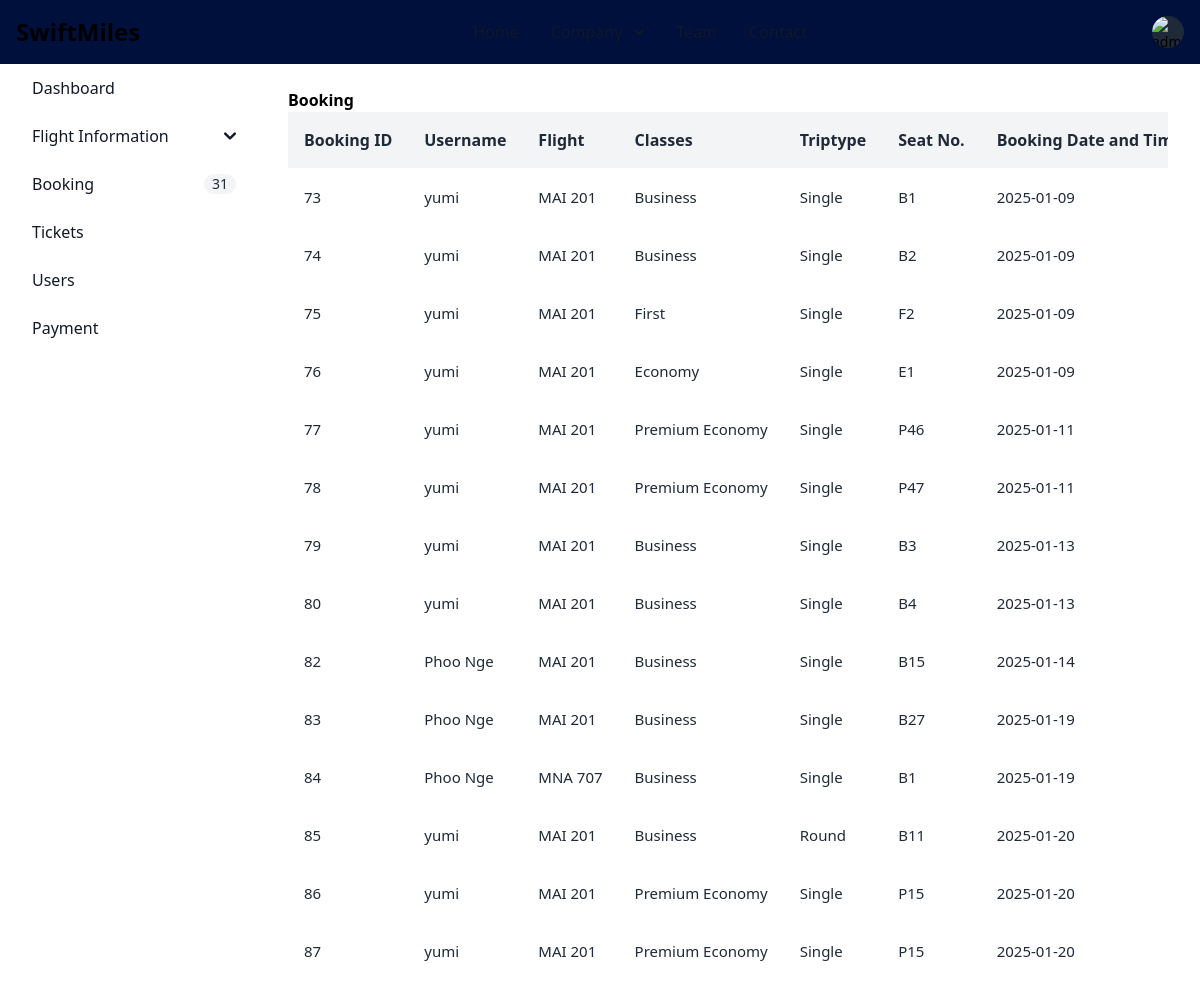
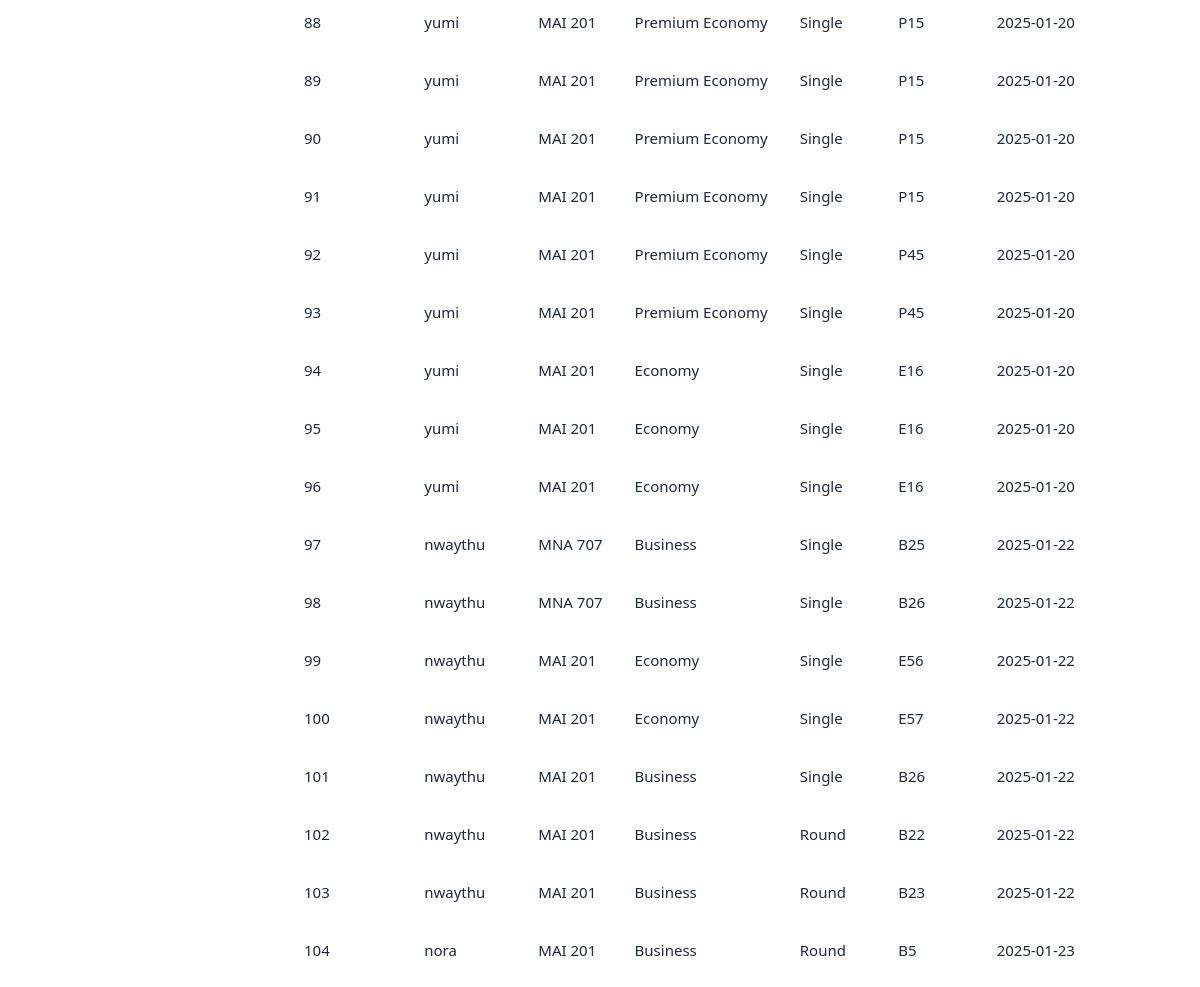
Before: /admin/viewBooking.php (signed in) with the older database file (2 pictures, top to bottom).
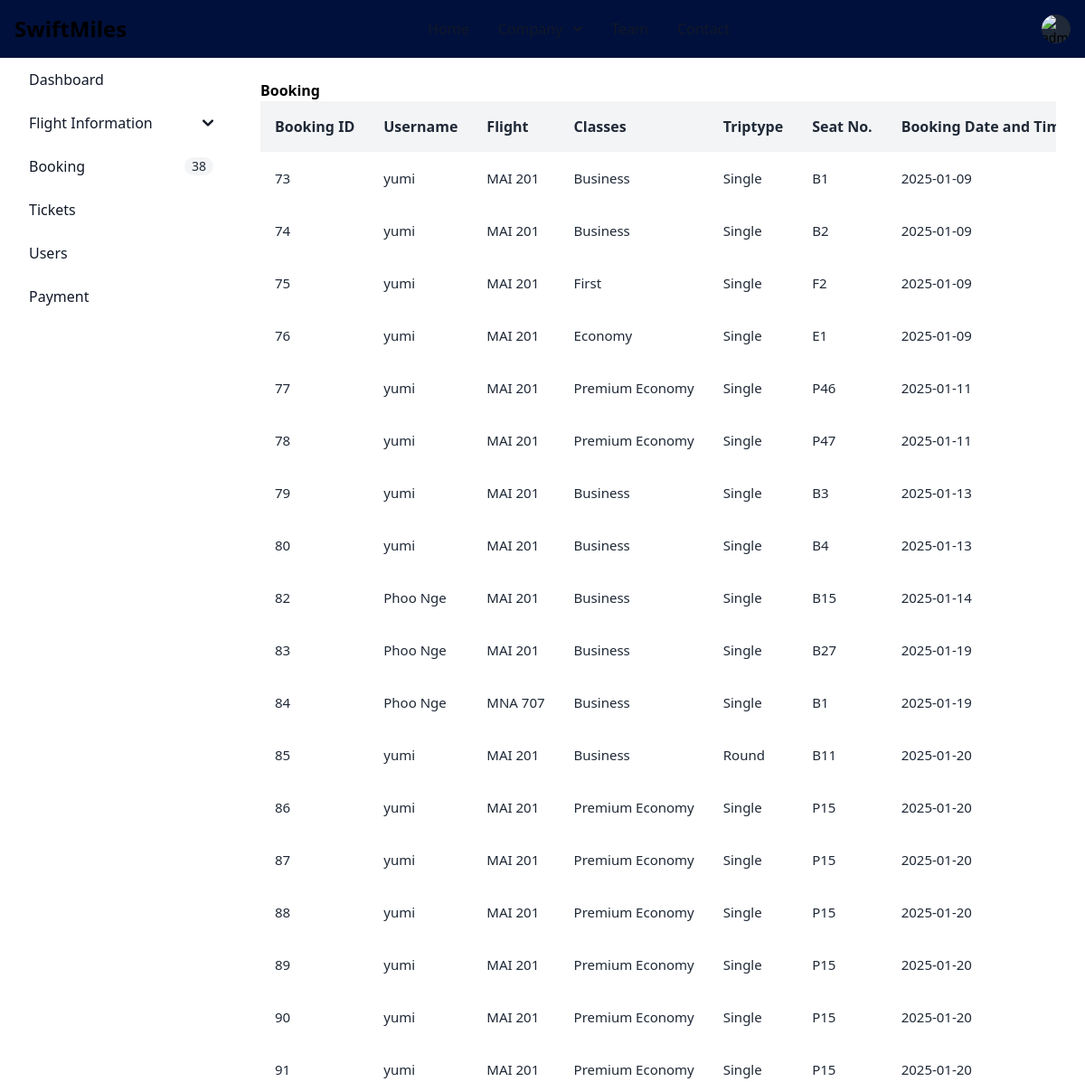
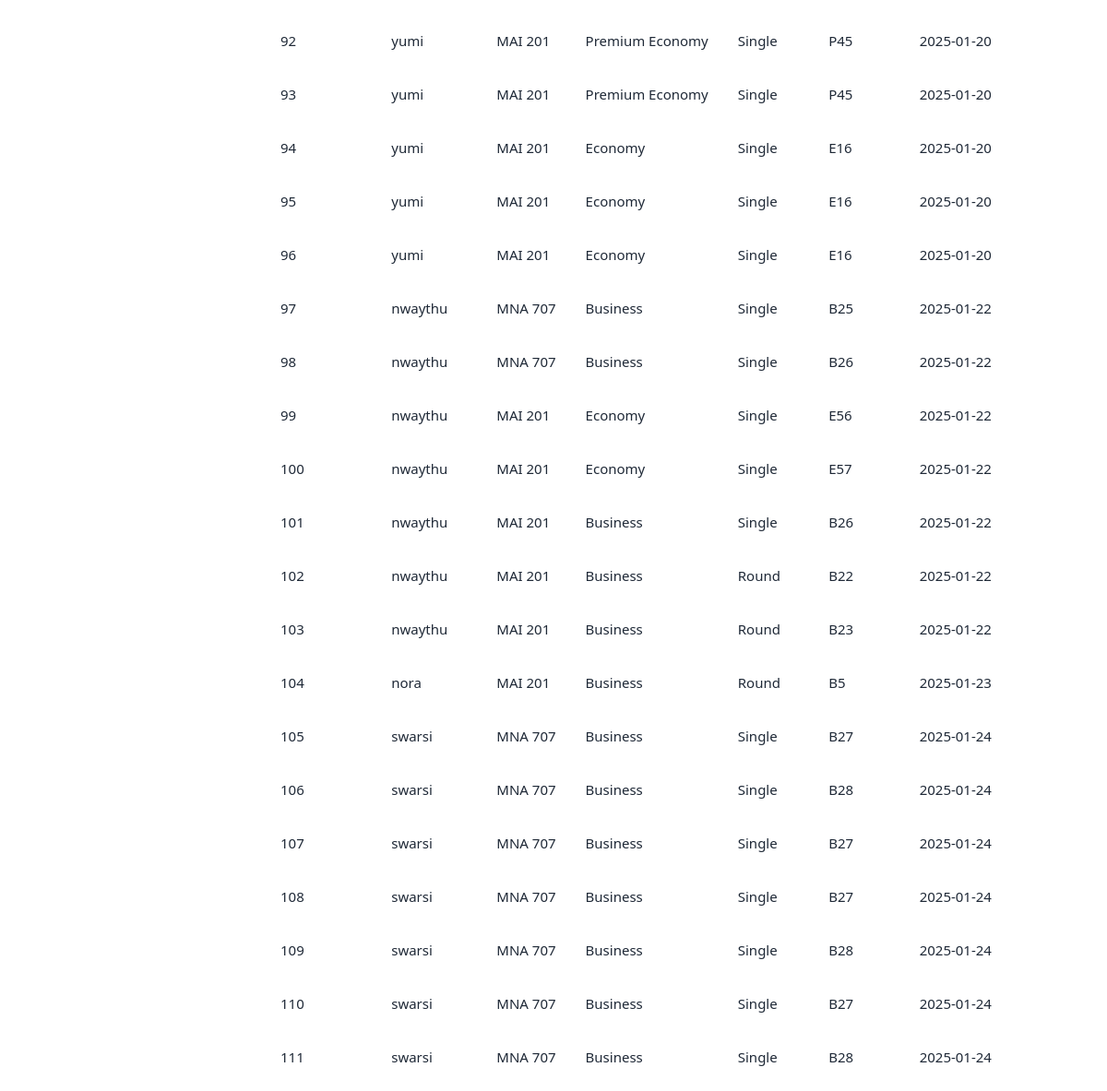
After: the same page with the newer database file (2 pictures, top to bottom).
### tables this page shows
CREATE TABLE `booking` (
  `booking_id` int(11) NOT NULL,
  `user_id` int(11) DEFAULT NULL,
  `flight_id` int(11) DEFAULT NULL,
  `class_id` int(11) DEFAULT NULL,
  `triptype_id` int(11) DEFAULT NULL,
  `seatNoId` int(11) DEFAULT NULL,
  `bookAt` date NOT NULL DEFAULT current_timestamp(),
  `passenger_id` int(11) DEFAULT NULL,
  `status` varchar(100) DEFAULT NULL,
  `updated_at` date DEFAULT NULL,
  `payment_id` int(11) DEFAULT NULL
);

CREATE TABLE `users` (
  `user_id` int(11) NOT NULL,
  `username` varchar(100) NOT NULL,
  `email` varchar(100) NOT NULL,
  `password` varchar(60) DEFAULT NULL,
  `cpassword` varchar(60) DEFAULT NULL,
  `profile` varchar(100) DEFAULT NULL
);

CREATE TABLE `flight` (
  `flight_id` int(11) NOT NULL,
  `airline_id` int(11) NOT NULL,
  `flight_name` varchar(100) NOT NULL,
  `flight_date` date NOT NULL,
  `destination` varchar(255) NOT NULL,
  `source` varchar(100) NOT NULL,
  `total_distance` varchar(100) NOT NULL,
  `fee_per_ticket` float NOT NULL,
  `departure_time` time NOT NULL,
  `arrival_time` time NOT NULL,
  `capacity` int(11) NOT NULL,
  `gate` varchar(255) NOT NULL,
  `placeImg` varchar(100) DEFAULT NULL
);

CREATE TABLE `classes` (
  `class_id` int(11) NOT NULL,
  `class_name` varchar(255) NOT NULL,
  `base_fees` decimal(10,2) NOT NULL
);

CREATE TABLE `triptype` (
  `triptypeId` int(11) NOT NULL,
  `triptype_name` varchar(255) NOT NULL,
  `priceCharge` decimal(10,2) NOT NULL
);

CREATE TABLE `seat_layout` (
  `id` int(11) NOT NULL,
  `flight_id` int(11) NOT NULL,
  `class_id` int(11) NOT NULL,
  `seatNo` varchar(50) NOT NULL,
  `status` enum('available','booked','reserved') DEFAULT 'available',
  `reserved_at` timestamp NULL DEFAULT NULL
);

### src/admin/viewBooking.php (the view, shortened to what this page needs)
<?php
require_once "dbconnect.php";
try {
   $sql = "SELECT booking.booking_id,users.username,flight.flight_name,classes.class_name,triptype.triptype_name,seat_layout.seatNo,booking.bookAt,booking.status FROM booking
      INNER JOIN users ON booking.user_id = users.user_id
      INNER JOIN flight ON booking.flight_id = flight.flight_id
      INNER JOIN classes ON booking.class_id = classes.class_id
      INNER JOIN triptype ON booking.triptype_id = triptype.triptypeId
      INNER JOIN seat_layout ON booking.seatNOId = seat_layout.id";
   $stmt = $conn->query($sql);
   $status = $stmt->execute();
   if ($status) {
      $bookings = $stmt->fetchAll(PDO::FETCH_ASSOC);
   }
} catch (PDOException $e) {
   echo $e->getMessage();
}
?>
<!doctype html>
<html>
<head>
   <link href="./output.css" rel="stylesheet">
   <script src="https://cdn.tailwindcss.com"></script>
</head>
<body>
   <nav class="fixed top-0 z-50 w-full bg-[#00103c]">
    <div class="flex flex-wrap items-center justify-between max-w-screen-xl mx-auto p-4">
      <a href="https://flowbite.com" class="flex items-center space-x-3 rtl:space-x-reverse">
        <span class="self-center text-2xl font-semibold whitespace-nowrap dark:text-white">SwiftMiles</span>
      </a>
      <div class="flex items-center md:order-2 space-x-1 md:space-x-2 rtl:space-x-reverse">
      <?php
      if (isset($_SESSION['isLoggedIn'])) {
      ?>
         <div class="flex items-center">
            <div class="flex items-center ms-3">
               <div>
                  <button type="button" class="flex text-sm bg-gray-800 rounded-full focus:ring-4 focus:ring-gray-300 dark:focus:ring-gray-600" aria-expanded="false" data-dropdown-toggle="dropdown-user" id="dropdownUser">
                     <img class="w-8 h-8 rounded-full" src="<?php echo $admin['profile'] ?>" alt="admin photo">
                  </button>
               </div>
            </div>
         </div>
      <?php
      }
      ?>
      </div>
      <div id="mega-menu" class="items-center justify-between hidden w-full md:flex md:w-auto md:order-1">
        <ul class="flex flex-col mt-4 font-medium md:flex-row md:mt-0 md:space-x-8 rtl:space-x-reverse">
          <li>
            <a href="#" class="block py-2 px-3  text-gray-900 border-b border-gray-100 md:w-auto hover:bg-gray-50 md:hover:bg-transparent md:border-0 md:hover:text-blue-600 md:p-0 dark:text-white md:dark:hover:text-blue-500 dark:hover:bg-gray-700 dark:hover:text-blue-500 md:dark:hover:bg-transparent dark:border-gray-700" aria-current="page">Home</a>
          </li>
          <li>
            <button id="mega-menu-dropdown-button" data-dropdown-toggle="mega-menu-dropdown" class="flex items-center justify-between w-full py-2 px-3 font-medium text-gray-900 border-b border-gray-100 md:w-auto hover:bg-gray-50 md:hover:bg-transparent md:border-0 md:hover:text-blue-600 md:p-0 dark:text-white md:dark:hover:text-blue-500 dark:hover:bg-gray-700 dark:hover:text-blue-500 md:dark:hover:bg-transparent dark:border-gray-700">
              Company <svg class="w-2.5 h-2.5 ms-3" aria-hidden="true" xmlns="http://www.w3.org/2000/svg" fill="none" viewBox="0 0 10 6">
                <path stroke="currentColor" stroke-linecap="round" stroke-linejoin="round" stroke-width="2" d="m1 1 4 4 4-4" />
              </svg>
            </button>
                        </li>
          <li>
            <a href="#" class="block py-2 px-3 text-gray-900 border-b border-gray-100 hover:bg-gray-50 md:hover:bg-transparent md:border-0 md:hover:text-blue-600 md:p-0 dark:text-white md:dark:hover:text-blue-500 dark:hover:bg-gray-700 dark:hover:text-blue-500 md:dark:hover:bg-transparent dark:border-gray-700">Team</a>
          </li>
          <li>
            <a href="#" class="block py-2 px-3 text-gray-900 border-b border-gray-100 hover:bg-gray-50 md:hover:bg-transparent md:border-0 md:hover:text-blue-600 md:p-0 dark:text-white md:dark:hover:text-blue-500 dark:hover:bg-gray-700 dark:hover:text-blue-500 md:dark:hover:bg-transparent dark:border-gray-700">Contact</a>
          </li>
        </ul>
      </div>
    </div>
   </nav>
   <aside id="sidebar-multi-level-sidebar" class="fixed top-0 left-0 z-40 w-64 h-screen transition-transform -translate-x-full sm:translate-x-0 mt-10 py-3" aria-label="Sidebar">
      <div class="h-full px-3 py-4 overflow-y-auto">
         <ul class="space-y-2 font-medium">
            <li>
               <a href="admindashboard.php" class="flex items-center p-2 text-gray-900 rounded-lg text-darkBlue hover:bg-gray-100 dark:hover:bg-gray-700 hover:text-white group">
                  <span class="ms-3">Dashboard</span>
               </a>
            </li>
            <li>
               <button type="button" class="flex items-center w-full p-2 text-base text-gray-900 transition duration-75 rounded-lg group hover:bg-gray-100 dark:text-blue dark:hover:bg-gray-700" aria-controls="dropdown" data-collapse-toggle="dropdown" id="dropdownButton">
                  <span class="flex-1 ms-3 text-left rtl:text-right hover:text-white whitespace-nowrap dark:text-blue">Flight Information</span>
                  <svg class="w-3 h-3" aria-hidden="true" xmlns="http://www.w3.org/2000/svg" fill="none" viewBox="0 0 10 6">
                     <path stroke="currentColor" stroke-linecap="round" stroke-linejoin="round" stroke-width="2" d="m1 1 4 4 4-4" />
                  </svg>
               </button>
            </li>
            <li>
               <a href="viewBooking.php" class="flex items-center p-2 text-gray-900 rounded-lg dark:text-blue hover:bg-gray-100 dark:hover:bg-gray-700 group">
                  <span class="flex-1 ms-3 whitespace-nowrap hover:text-white">Booking</span>
                  <span class="inline-flex items-center justify-center px-2 ms-3 text-sm font-medium text-gray-800 bg-gray-100 rounded-full dark:bg-gray-700 dark:text-gray-300 hover:text-white">
                  <?php
                     $sql = "SELECT * FROM booking";
                     $result = $conn->query($sql);
                     $bookingCount = $result->rowCount();
                     echo $bookingCount;
                  ?>
                  </span>
               </a>
            </li>
            <li>
               <a href="viewTickets.php" class="flex items-center p-2 text-gray-900 rounded-lg dark:text-blue hover:bg-gray-100 dark:hover:bg-gray-700 group">
                  <span class="flex-1 ms-3 whitespace-nowrap hover:text-white">Tickets</span>
               </a>
            </li>
            <li>
               <a href="viewUsers.php" class="flex items-center p-2 text-gray-900 rounded-lg dark:text-blue hover:bg-gray-100 dark:hover:bg-gray-700 group">
                  <span class="flex-1 ms-3 whitespace-nowrap hover:text-white">Users</span>
               </a>
            </li>
            <li>
               <a href="viewPayment.php" class="flex items-center p-2 text-gray-900 rounded-lg dark:text-blue hover:bg-gray-100 dark:hover:bg-gray-700 group">
                  <span class="flex-1 ms-3 whitespace-nowrap hover:text-white">Payment</span>
               </a>
            </li>
         </ul>
      </div>
   </aside>
   <div class="p-4 sm:ml-64">
      <div class="p-4 border-gray-200 dark:border-gray-700 mt-14">
         <div class="grid-cols-2">
            <div>
               <p>
                  <span class="font-semibold">Booking</span>
               </p>
            </div>
         </div>
         <div class="font-sans overflow-x-auto">
            <table class="min-w-full bg-white">
               <thead class="bg-gray-100 whitespace-nowrap">
                  <tr>
                     <th class="p-4 text-left text-base font-semibold text-gray-800">
                        Booking ID
                     </th>
                     <th class="p-4 text-left text-base font-semibold text-gray-800">
                        Username
                     </th>
                     <th class="p-4 text-left text-base font-semibold text-gray-800">
                        Flight
                     </th>
                     <th class="p-4 text-left text-base font-semibold text-gray-800">
                        Classes
                     </th>
                     <th class="p-4 text-left text-base font-semibold text-gray-800">
                        Triptype
                     </th>
                     <th class="p-4 text-left text-base font-semibold text-gray-800">
                        Seat No.
                     </th>
                     <th class="p-4 text-left text-base font-semibold text-gray-800">
                        Booking Date and Time
                     </th>
                  </tr>
               </thead>
               <tbody class="whitespace-nowrap">
                  <?php
                  if (isset($bookings)) {
                     foreach ($bookings as $booking) {
                        echo "<tr class='hover:bg-gray-50'>
                    <td class='p-4 text-[15px] text-gray-800'>
                    $booking[booking_id]
                    </td>
                    <td class='p-4 text-[15px] text-gray-800'>
                    $booking[username]
                    </td>
                    <td class='p-4 text-[15px] text-gray-800'>
                    $booking[flight_name]
                    </td>
                    <td class='p-4 text-[15px] text-gray-800'>
                    $booking[class_name]
                    </td>
                    <td class='p-4 text-[15px] text-gray-800'>
                    $booking[triptype_name]
                    </td>
                    <td class='p-4 text-[15px] text-gray-800'>
                    $booking[seatNo]
                    </td>
                    <td class='p-4 text-[15px] text-gray-800'>
                    $booking[bookAt]
                    </td>
                    <td class='p-4 text-[15px] text-gray-800'>
                    $booking[status]
                    </td>
                    <td class='p-4'>
                    <button class='mr-4' title='Delete'>
                    <a href='deleteBooking.php?bid=$booking[booking_id]'>
                        <svg xmlns='http://www.w3.org/2000/svg' class='w-5 fill-red-500 hover:fill-red-700' viewBox='0 0 24 24'>
                        <path
                            d='M19 7a1 1 0 0 0-1 1v11.191A1.92 1.92 0 0 1 15.99 21H8.01A1.92 1.92 0 0 1 6 19.191V8a1 1 0 0 0-2 0v11.191A3.918 3.918 0 0 0 8.01 23h7.98A3.918 3.918 0 0 0 20 19.191V8a1 1 0 0 0-1-1Zm1-3h-4V2a1 1 0 0 0-1-1H9a1 1 0 0 0-1 1v2H4a1 1 0 0 0 0 2h16a1 1 0 0 0 0-2ZM10 4V3h4v1Z'
                            data-original='#000000' />
                        <path d='M11 17v-7a1 1 0 0 0-2 0v7a1 1 0 0 0 2 0Zm4 0v-7a1 1 0 0 0-2 0v7a1 1 0 0 0 2 0Z'
                            data-original='#000000'/>
                        </svg>
                    </a>
                    </button>
                    </td>
                </tr>";
                     }
                  }
                  ?>
               </tbody>
            </table>
         </div>
      </div>
   </div>
</body>

Changed rows visible on the page:
added booking: booking_id "105", user.username "swarsi", flight.flight_name "MNA 707", class.class_name "Business", triptype.triptype_name "Single", seatNoId.seatNo "B27", bookAt "2025-01-24"
added booking: booking_id "106", user.username "swarsi", flight.flight_name "MNA 707", class.class_name "Business", triptype.triptype_name "Single", seatNoId.seatNo "B28", bookAt "2025-01-24"
added booking: booking_id "107", user.username "swarsi", flight.flight_name "MNA 707", class.class_name "Business", triptype.triptype_name "Single", seatNoId.seatNo "B27", bookAt "2025-01-24"
added booking: booking_id "108", user.username "swarsi", flight.flight_name "MNA 707", class.class_name "Business", triptype.triptype_name "Single", seatNoId.seatNo "B27", bookAt "2025-01-24"
added booking: booking_id "109", user.username "swarsi", flight.flight_name "MNA 707", class.class_name "Business", triptype.triptype_name "Single", seatNoId.seatNo "B28", bookAt "2025-01-24"
added booking: booking_id "110", user.username "swarsi", flight.flight_name "MNA 707", class.class_name "Business", triptype.triptype_name "Single", seatNoId.seatNo "B27", bookAt "2025-01-24"
added booking: booking_id "111", user.username "swarsi", flight.flight_name "MNA 707", class.class_name "Business", triptype.triptype_name "Single", seatNoId.seatNo "B28", bookAt "2025-01-24"
Other visible differences:
$bookingCount: "31" → "38"
